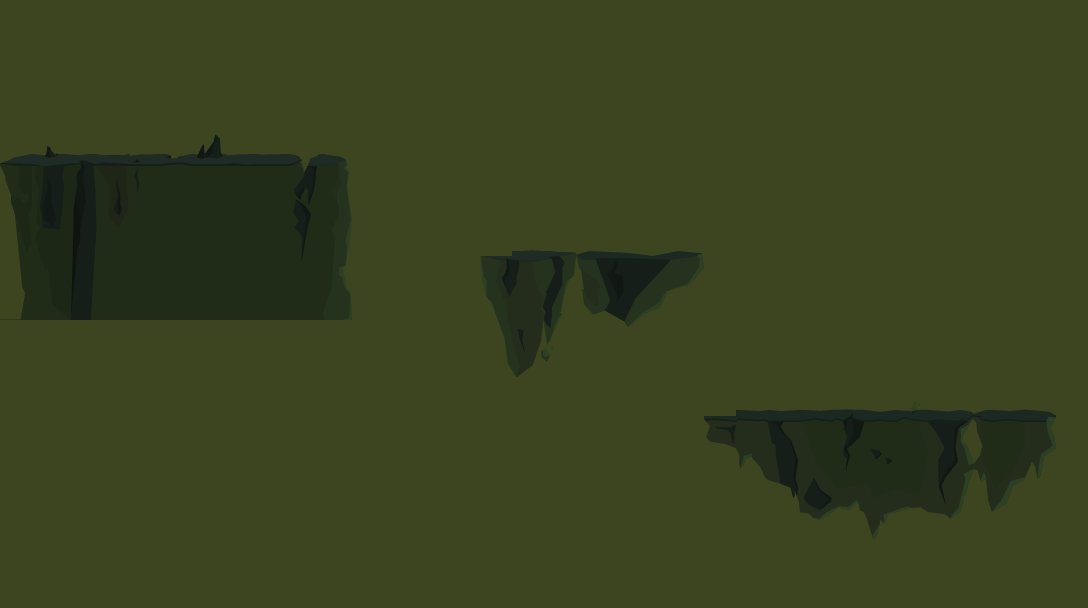

A 2D game scene composited from a Tiled map and its tileset images. What follows is a short description and the map's XML, with each tile layer's data collapsed to a summary:
An orthogonal 34x19 tile map with 32x32 px tiles, 1 tile layer (firstLayer), 3 hidden layers not drawn.

<map version="1.0" orientation="orthogonal" renderorder="right-down" width="34" height="19" tilewidth="32" tileheight="32" nextobjectid="1">
 <tileset firstgid="1" name="Test" tilewidth="32" tileheight="32" tilecount="1216" columns="32">
  <image source="tileset.png" width="1024" height="1216" />
  <tile id="192">
   <properties>
    <property name="layer_index" value="3" />
   </properties>
  </tile>
  <tile id="224">
   <properties>
    <property name="layer_index" value="2" />
   </properties>
  </tile>
  <tile id="329">
   <properties>
    <property name="layer_index" value="1" />
    <property name="portal" value="1" />
   </properties>
  </tile>
  <tile id="352">
   <properties>
    <property name="is_gem" value="1" />
    <property name="layer_index" value="3" />
   </properties>
  </tile>
  <tile id="367">
   <properties>
    <property name="layer_index" value="3" />
    <property name="portal" value="1" />
   </properties>
  </tile>
  <tile id="384">
   <properties>
    <property name="is_gem" value="1" />
    <property name="layer_index" value="3" />
   </properties>
  </tile>
  <tile id="399">
   <properties>
    <property name="layer_index" value="3" />
    <property name="portal" value="1" />
   </properties>
  </tile>
  <tile id="431">
   <properties>
    <property name="layer_index" value="3" />
    <property name="portal" value="1" />
   </properties>
  </tile>
  <tile id="448">
   <properties>
    <property name="layer_index" value="3" />
    <property name="portal" value="1" />
   </properties>
  </tile>
  <tile id="453">
   <properties>
    <property name="is_gem" value="1" />
    <property name="layer_index" value="1" />
   </properties>
  </tile>
  <tile id="463">
   <properties>
    <property name="layer_index" value="3" />
    <property name="portal" value="1" />
   </properties>
  </tile>
  <tile id="495">
   <properties>
    <property name="layer_index" value="3" />
    <property name="portal" value="1" />
   </properties>
  </tile>
 </tileset>
 <layer name="colissionLayer" width="34" height="19" visible="0">
  <data>[646 cells, 106 non-empty, 7 distinct tile ids]</data>
 </layer>
 <layer name="thirdLayer" width="34" height="19" visible="0">
  <data>[646 cells, 646 non-empty, 1 distinct tile ids]</data>
 </layer>
 <layer name="secondLayer" width="34" height="19" visible="0">
  <data>[646 cells, 646 non-empty, 1 distinct tile ids]</data>
 </layer>
 <layer name="firstLayer" width="34" height="19" opacity="0.33">
  <data>[646 cells, 646 non-empty, 151 distinct tile ids]</data>
 </layer>
</map>
